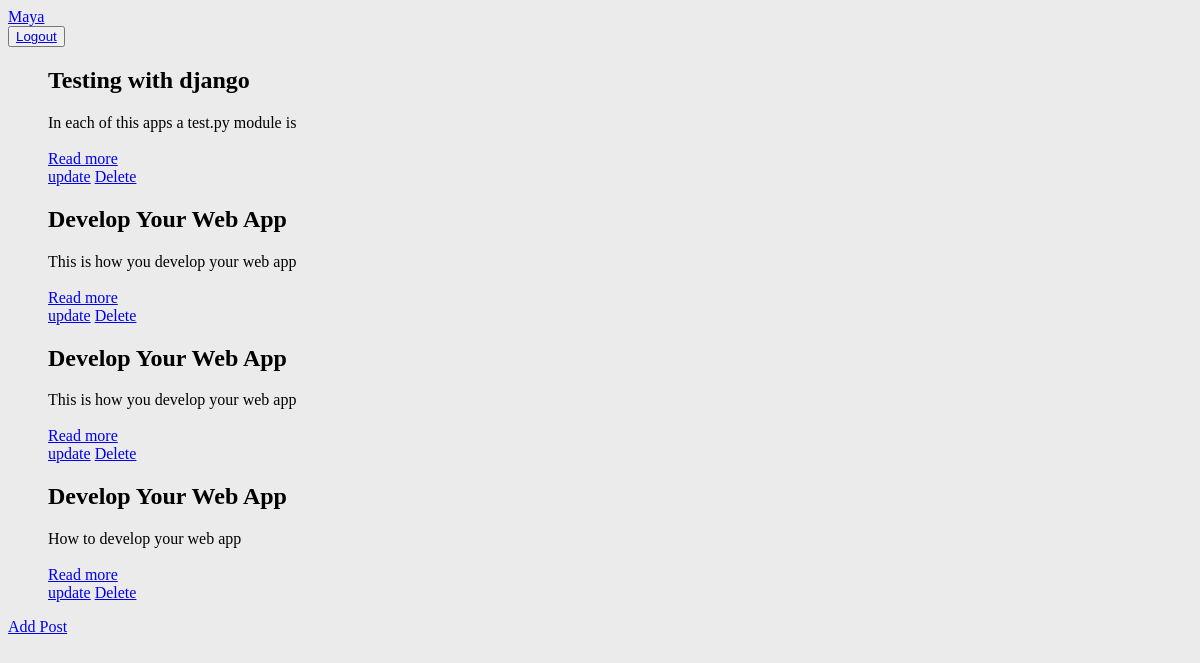
Page / (signed in) on the earlier database version.
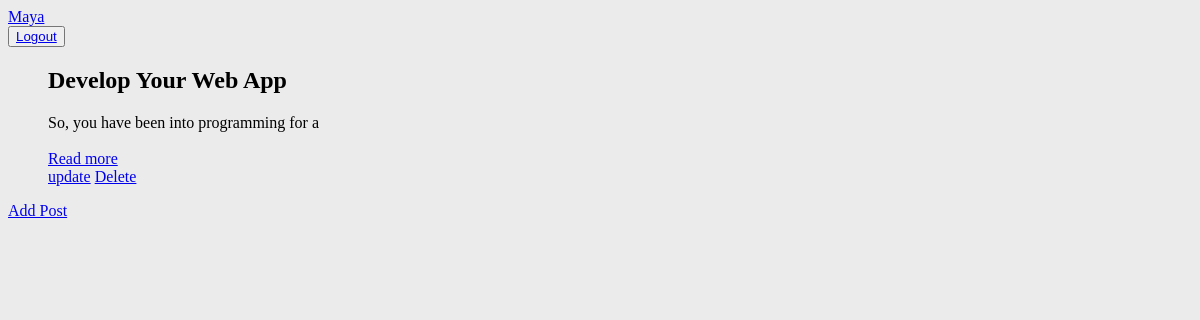
Same page on the later database version.
### blog/models.py (models this page shows, shortened)
class Post(models.Model):
    title = models.CharField(max_length=255)
    title_tag = models.CharField(max_length=200, default='wooha')
    author = models.ForeignKey(User, on_delete=models.CASCADE)
    body = models.TextField()
    post_date = models.DateField(auto_now_add=True)
    category = models.CharField(max_length=200)

### blog/views.py (the view)
# urls.py: path('',HomeView.as_view(), name='home'),
class HomeView(ListView):
    model = Post
    template_name= 'blog/home.html'
    ordering = ['-id']

### templates/blog/home.html
{% extends 'layout.html' %}
{% load static %}
{% block body %}
<section>
      <ul class="posts">
        {% for post in object_list %}
        <h2>{{post.title}}</h2>
        <li>
            {{ post.body|slice:":40"|safe }}
            <br>
            <br>
            <a href="{% url 'article_details' post.pk %}">Read more</a>
        </li>
        {% if user.is_authenticated %}
        <a href="{% url 'update' post.pk %}">update</a>
        <a href="{% url 'delete_post' post.pk %}">Delete</a>
        {%endif%}
        {% endfor %}
    </ul>
    {% if user.is_authenticated %}
    <div class='add'><a href="{% url 'add_post' %}">Add Post</a> </div>
    {%endif%}
</section>
{% endblock %}

### templates/layout.html (shortened to what this page needs)
<!DOCTYPE html>
{% load static %}
<html lang="en">
<head>
    <link rel="stylesheet"  type="text/css" href="{% static 'blog/style.css' %}">
</head>
<body>
    <navbar>
        <div class="content">
        <div class="logo">
            <a href="{% url 'home' %}">Maya </a>
        </div>
        <div class="auth">
            {% if user.is_authenticated %}
            <button> <a href="{% url 'logout'%}">Logout</a> </button>
            {%else%}
            <button>  <a href="{% url 'signup'%}">Register</a></button>
            <button> <a href="{% url 'login'%}">Login</a></button>
            {%endif%}
        </div>
    </div>
    </navbar>
{% block body %}
{% endblock %}
</body>
</html>

### staticfiles/blog/style.css (style rules this page uses)
body { width :100%; height : 100vh; background-color: #ebebeb; }
navbar { display: flex; justify-content: space-between; }
section ul li { list-style: none; }

Differences in the rows shown:
removed Post: title "Testing with django", body "In each of this apps a test.py module is"
removed Post: title "Develop Your Web App", body "This is how you develop your web app"
removed Post: title "Develop Your Web App", body "This is how you develop your web app"
changed Post "Develop Your Web App": body "How to develop your web app" → "So, you have been into programming for a"
